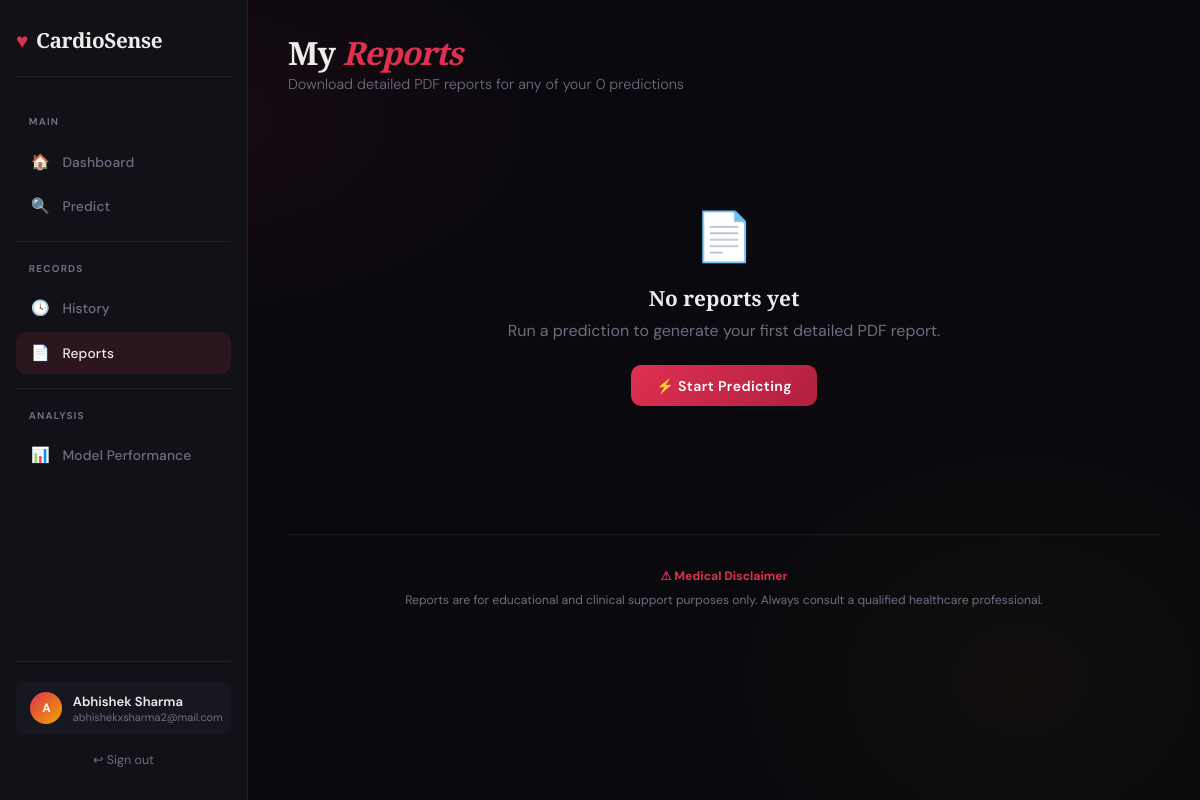
/reports (signed in), run on an earlier commit of the app's database.
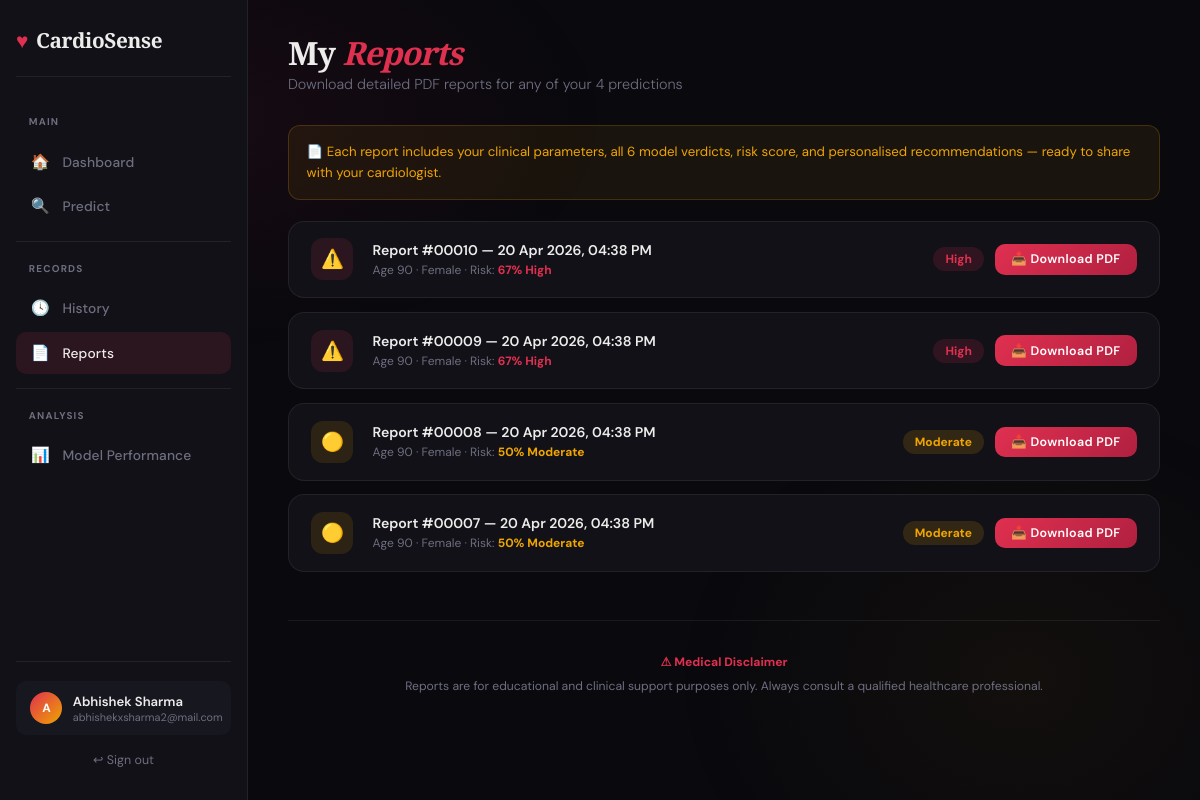
And on a later commit of the database.
### app.py (models this page shows)
class Prediction(db.Model):
    id           = db.Column(db.Integer, primary_key=True)
    user_id      = db.Column(db.Integer, db.ForeignKey('user.id'), nullable=False)
    created_at   = db.Column(db.DateTime, default=datetime.utcnow)
    age          = db.Column(db.Integer)
    sex          = db.Column(db.Integer)
    chestpain    = db.Column(db.Integer)
    rbp          = db.Column(db.Integer)
    cholesterol  = db.Column(db.Integer)
    fasting_bs   = db.Column(db.Integer)
    ecg          = db.Column(db.Integer)
    max_hr       = db.Column(db.Integer)
    angina       = db.Column(db.Integer)
    oldpeak      = db.Column(db.Float)
    st_slope     = db.Column(db.Integer)
    risk_pct     = db.Column(db.Integer)
    risk_label   = db.Column(db.String(20))
    results_json = db.Column(db.Text)

### app.py (the view)
@app.route('/reports')
@login_required
def reports():
    preds = Prediction.query.filter_by(user_id=session['user_id'])\
                            .order_by(Prediction.created_at.desc()).all()
    return render_template('reports.html', predictions=preds, name=session['name'])

### app.py (called while the page is built)
def login_required(f):
    @wraps(f)
    def decorated(*args, **kwargs):
        if 'user_id' not in session:
            return redirect(url_for('login'))
        return f(*args, **kwargs)
    return decorated

### templates/reports.html (shortened to what this page needs)
{% extends "base.html" %}
{% block content %}
<div class="page-header">
  <h1>My <em>Reports</em></h1>
  <p>Download detailed PDF reports for any of your {{ predictions|length }} prediction{{ 's' if predictions|length != 1 else '' }}</p>
</div>
{% if predictions %}
<div class="info-box">
  📄 Each report includes your clinical parameters, all 6 model verdicts, risk score, and personalised recommendations — ready to share with your cardiologist.
</div>
<div class="reports-grid">
{% for p in predictions %}
<div class="report-row">
  <div class="rep-icon rep-icon-{{ p.risk_label }}">
    {{ '⚠️' if p.risk_label=='high' else ('🟡' if p.risk_label=='moderate' else '✅') }}
  </div>
  <div class="rep-info">
    <h4>Report #{{ '%05d' % p.id }} — {{ p.created_at.strftime('%d %b %Y, %I:%M %p') }}</h4>
    <p>Age {{ p.age }} · {{ 'Male' if p.sex==0 else 'Female' }} · Risk: <strong style="color:{{ '#e03050' if p.risk_label=='high' else ('#f0a500' if p.risk_label=='moderate' else '#22c55e') }}">{{ p.risk_pct }}% {{ p.risk_label|capitalize }}</strong></p>
  </div>
  <div class="rep-right">
    <span class="risk-badge risk-{{ p.risk_label }}">{{ p.risk_label|capitalize }}</span>
    <a href="/api/report/{{ p.id }}" class="btn btn-primary btn-sm">📥 Download PDF</a>
  </div>
</div>
{% endfor %}
</div>
{% else %}
<div class="empty-state">
  <span class="ei">📄</span>
  <h3>No reports yet</h3>
  <p style="margin-bottom:1.5rem">Run a prediction to generate your first detailed PDF report.</p>
  <a href="/predict" class="btn btn-primary">⚡ Start Predicting</a>
</div>
{% endif %}
<div class="disclaimer">
  <strong>⚠ Medical Disclaimer</strong><br>
  Reports are for educational and clinical support purposes only. Always consult a qualified healthcare professional.
</div>
{% endblock %}

What changed in the data, as far as the page shows it:
added Prediction: risk_label "⚠️", id "00010", created_at "20 Apr 2026, 04:38 PM", age "90", sex "Female", risk_pct "67", risk_label "High"
added Prediction: risk_label "⚠️", id "00009", created_at "20 Apr 2026, 04:38 PM", age "90", sex "Female", risk_pct "67", risk_label "High"
added Prediction: risk_label "🟡", id "00008", created_at "20 Apr 2026, 04:38 PM", age "90", sex "Female", risk_pct "50", risk_label "Moderate"
added Prediction: risk_label "🟡", id "00007", created_at "20 Apr 2026, 04:38 PM", age "90", sex "Female", risk_pct "50", risk_label "Moderate"
Also different on the page:
{{ predictions|length }}: "0" → "4"
text no longer shown: "📄 No reports yet Run a prediction to generate your first detailed PDF report. ⚡ Start Predicting"
text now shown: "📄 Each report includes your clinical parameters, all 6 model verdicts, risk score, and personalised recommendations — ready to share with your cardiologist."
